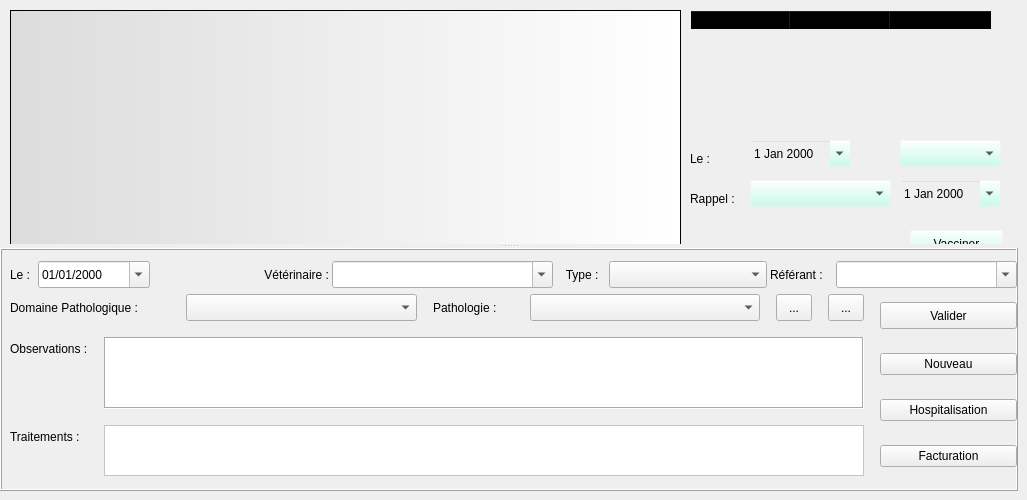
        <widget class="QWidget" name="tab_consulation">
         <attribute name="title">
          <string>Consultation</string>
         </attribute>
         <widget class="QSplitter" name="splitter">
          <property name="geometry">
           <rect>
            <x>0</x>
            <y>0</y>
            <width>1018</width>
            <height>491</height>
           </rect>
          </property>
          <property name="sizePolicy">
           <sizepolicy hsizetype="Preferred" vsizetype="Preferred">
            <horstretch>0</horstretch>
            <verstretch>0</verstretch>
           </sizepolicy>
          </property>
          <property name="maximumSize">
           <size>
            <width>16777215</width>
            <height>16777215</height>
           </size>
          </property>
          <property name="orientation">
           <enum>Qt::Vertical</enum>
          </property>
          <widget class="QFrame" name="frame_med_sup">
           <property name="styleSheet">
            <string notr="true">background-color: rgb(188, 255, 231,0);</string>
           </property>
           <property name="frameShape">
            <enum>QFrame::Box</enum>
           </property>
           <property name="frameShadow">
            <enum>QFrame::Raised</enum>
           </property>
           <widget class="QTableWidget" name="tableWidget_vacciner">
            <property name="geometry">
             <rect>
              <x>690</x>
              <y>10</y>
              <width>311</width>
              <height>121</height>
             </rect>
            </property>
            <property name="rowCount">
             <number>3</number>
            </property>
            <property name="columnCount">
             <number>3</number>
            </property>
            <attribute name="verticalHeaderVisible">
             <bool>false</bool>
            </attribute>
            <row/>
            <row/>
            <row/>
            <column/>
            <column/>
            <column/>
           </widget>
           <widget class="QPushButton" name="button_vacciner">
            <property name="geometry">
             <rect>
              <x>910</x>
              <y>230</y>
              <width>93</width>
              <height>27</height>
             </rect>
            </property>
            <property name="toolTip">
             <string>Ajouter ce vaccin dans le dossier</string>
            </property>
            <property name="text">
             <string>Vacciner</string>
            </property>
           </widget>
           <widget class="QDateEdit" name="dateEdit_vacciner_start">
            <property name="geometry">
             <rect>
              <x>750</x>
              <y>140</y>
              <width>101</width>
              <height>27</height>
             </rect>
            </property>
            <property name="toolTip">
             <string>Date de vaccination</string>
            </property>
            <property name="calendarPopup">
             <bool>true</bool>
            </property>
           </widget>
           <widget class="QDateEdit" name="dateEdit_vacciner_end">
            <property name="geometry">
             <rect>
              <x>900</x>
              <y>180</y>
              <width>101</width>
              <height>27</height>
             </rect>
            </property>
            <property name="toolTip">
             <string>Date de rappel</string>
            </property>
            <property name="calendarPopup">
             <bool>true</bool>
            </property>
           </widget>
           <widget class="QComboBox" name="comboBox_vacciner">
            <property name="geometry">
             <rect>
              <x>900</x>
              <y>140</y>
              <width>101</width>
              <height>27</height>
             </rect>
            </property>
            <property name="toolTip">
             <string>Vaccin</string>
            </property>
           </widget>
           <widget class="QComboBox" name="comboBox_rappel">
            <property name="geometry">
             <rect>
              <x>750</x>
              <y>180</y>
              <width>141</width>
              <height>27</height>
             </rect>
            </property>
            <property name="toolTip">
             <string>Période de rappel</string>
            </property>
           </widget>
           <widget class="QLabel" name="label_2">
            <property name="geometry">
             <rect>
              <x>690</x>
              <y>190</y>
              <width>62</width>
              <height>17</height>
             </rect>
            </property>
            <property name="text">
             <string>Rappel :</string>
            </property>
            <property name="buddy">
             <cstring>comboBox_rappel</cstring>
            </property>
           </widget>
           <widget class="QLabel" name="label_vaccinerStart">
            <property name="geometry">
             <rect>
              <x>690</x>
              <y>150</y>
              <width>31</width>
              <height>17</height>
             </rect>
            </property>
            <property name="text">
             <string>Le :</string>
            </property>
            <property name="buddy">
             <cstring>dateEdit_vacciner_start</cstring>
            </property>
           </widget>
           <widget class="QTextBrowser" name="textBrowser_consultations">
            <property name="geometry">
             <rect>
              <x>10</x>
              <y>10</y>
              <width>671</width>
              <height>401</height>
             </rect>
            </property>
            <property name="styleSheet">
             <string notr="true">background-position: right; background-image:  url(:/newPrefix/images/openvet.png);background-repeat: no-repeat; 
background-color: qlineargradient(spread:pad, x1:0, y1:0, x2:1, y2:0, stop:0 rgba(220, 220, 220, 255), stop:1 rgba(255, 255, 255, 255));</string>
            </property>
           </widget>
          </widget>
          <widget class="QFrame" name="frame_med_inf">
           <property name="sizePolicy">
            <sizepolicy hsizetype="Preferred" vsizetype="Expanding">
             <horstretch>0</horstretch>
             <verstretch>0</verstretch>
            </sizepolicy>
           </property>
           <property name="toolTip">
            <string>Ajouter un commentaire</string>
           </property>
           <property name="styleSheet">
            <string notr="true"/>
           </property>
           <property name="frameShape">
            <enum>QFrame::Box</enum>
           </property>
           <property name="frameShadow">
            <enum>QFrame::Raised</enum>
           </property>
           <widget class="QWidget" name="layoutWidget">
            <property name="geometry">
             <rect>
              <x>10</x>
              <y>10</y>
              <width>1007</width>
              <height>221</height>
             </rect>
            </property>
            <layout class="QVBoxLayout" name="verticalLayout_6">
             <property name="spacing">
              <number>3</number>
             </property>
             <item>
              <layout class="QHBoxLayout" name="horizontalLayout">
               <item>
                <widget class="QLabel" name="label_13">
                 <property name="maximumSize">
                  <size>
                   <width>25</width>
                   <height>16777215</height>
                  </size>
                 </property>
                 <property name="text">
                  <string>Le :</string>
                 </property>
                 <property name="buddy">
                  <cstring>dateEdit_consult</cstring>
                 </property>
                </widget>
               </item>
               <item>
                <widget class="QDateEdit" name="dateEdit_consult">
                 <property name="sizePolicy">
                  <sizepolicy hsizetype="Fixed" vsizetype="Fixed">
                   <horstretch>0</horstretch>
                   <verstretch>0</verstretch>
                  </sizepolicy>
                 </property>
                 <property name="minimumSize">
                  <size>
                   <width>112</width>
                   <height>27</height>
                  </size>
                 </property>
                 <property name="toolTip">
                  <string>Date de consultation</string>
                 </property>
                 <property name="displayFormat">
                  <string>dd/MM/yyyy</string>
                 </property>
                 <property name="calendarPopup">
                  <bool>true</bool>
                 </property>
                </widget>
               </item>
               <item>
                <spacer name="horizontalSpacer">
                 <property name="orientation">
                  <enum>Qt::Horizontal</enum>
                 </property>
                 <property name="sizeType">
                  <enum>QSizePolicy::Fixed</enum>
                 </property>
                 <property name="sizeHint" stdset="0">
                  <size>
                   <width>18</width>
                   <height>20</height>
                  </size>
                 </property>
                </spacer>
               </item>
               <item>
                <widget class="QLabel" name="label">
                 <property name="text">
                  <string>Vétérinaire :</string>
                 </property>
                 <property name="textFormat">
                  <enum>Qt::AutoText</enum>
                 </property>
                 <property name="alignment">
                  <set>Qt::AlignRight|Qt::AlignTrailing|Qt::AlignVCenter</set>
                 </property>
                 <property name="textInteractionFlags">
                  <set>Qt::LinksAccessibleByMouse</set>
                 </property>
                 <property name="buddy">
                  <cstring>comboBox_veterinaire</cstring>
                 </property>
                </widget>
               </item>
               <item>
                <widget class="QComboBox" name="comboBox_veterinaire">
                 <property name="sizePolicy">
                  <sizepolicy hsizetype="Fixed" vsizetype="Fixed">
                   <horstretch>0</horstretch>
                   <verstretch>0</verstretch>
                  </sizepolicy>
                 </property>
                 <property name="minimumSize">
                  <size>
                   <width>221</width>
                   <height>27</height>
                  </size>
                 </property>
                 <property name="toolTip">
                  <string>Vétérinaire consultant</string>
                 </property>
                 <property name="styleSheet">
                  <string notr="true">selection-background-color: rgb(255, 255, 127);</string>
                 </property>
                 <property name="editable">
                  <bool>true</bool>
                 </property>
                 <property name="frame">
                  <bool>true</bool>
                 </property>
                </widget>
               </item>
               <item>
                <widget class="QLabel" name="label_12">
                 <property name="maximumSize">
                  <size>
                   <width>50</width>
                   <height>16777215</height>
                  </size>
                 </property>
                 <property name="text">
                  <string>   Type :</string>
                 </property>
                 <property name="buddy">
                  <cstring>comboBox_consultType</cstring>
                 </property>
                </widget>
               </item>
               <item>
                <widget class="QComboBox" name="comboBox_consultType">
                 <property name="minimumSize">
                  <size>
                   <width>131</width>
                   <height>27</height>
                  </size>
                 </property>
                 <property name="toolTip">
                  <string>Choir le type dominant de la consultation</string>
                 </property>
                 <property name="styleSheet">
                  <string notr="true">selection-background-color: rgb(255, 255, 127);</string>
                 </property>
                </widget>
               </item>
               <item>
                <widget class="QLabel" name="label_Referant">
                 <property name="maximumSize">
                  <size>
                   <width>63</width>
                   <height>16777215</height>
                  </size>
                 </property>
                 <property name="text">
                  <string>Référant :</string>
                 </property>
                 <property name="buddy">
                  <cstring>comboBox_Referant</cstring>
                 </property>
                </widget>
               </item>
               <item>
                <widget class="QComboBox" name="comboBox_Referant">
                 <property name="minimumSize">
                  <size>
                   <width>181</width>
                   <height>27</height>
                  </size>
                 </property>
                 <property name="toolTip">
                  <string>Choisir un vétérinaire référant</string>
                 </property>
                 <property name="styleSheet">
                  <string notr="true">selection-background-color: rgb(255, 255, 127);</string>
                 </property>
                 <property name="editable">
                  <bool>true</bool>
                 </property>
                </widget>
               </item>
              </layout>
             </item>
             <item>
              <layout class="QHBoxLayout" name="horizontalLayout_8">
               <property name="spacing">
                <number>16</number>
               </property>
               <item>
                <layout class="QVBoxLayout" name="verticalLayout_5">
                 <item>
                  <layout class="QHBoxLayout" name="horizontalLayout_7">
                   <item>
                    <widget class="QLabel" name="label_17">
                     <property name="maximumSize">
                      <size>
                       <width>160</width>
                       <height>16777215</height>
                      </size>
                     </property>
                     <property name="text">
                      <string>Domaine Pathologique :</string>
                     </property>
                    </widget>
                   </item>
                   <item>
                    <widget class="QComboBox" name="comboBox_2">
                     <property name="minimumSize">
                      <size>
                       <width>191</width>
                       <height>27</height>
                      </size>
                     </property>
                     <property name="maximumSize">
                      <size>
                       <width>241</width>
                       <height>32</height>
                      </size>
                     </property>
                     <property name="toolTip">
                      <string>Domaine pathologique dominant de la consultation</string>
                     </property>
                     <property name="styleSheet">
                      <string notr="true">selection-background-color: rgb(255, 255, 127);</string>
                     </property>
                    </widget>
                   </item>
                   <item>
                    <widget class="QLabel" name="label_16">
                     <property name="minimumSize">
                      <size>
                       <width>81</width>
                       <height>0</height>
                      </size>
                     </property>
                     <property name="maximumSize">
                      <size>
                       <width>81</width>
                       <height>16777215</height>
                      </size>
                     </property>
                     <property name="text">
                      <string>Pathologie :</string>
                     </property>
                    </widget>
                   </item>
                   <item>
                    <widget class="QComboBox" name="comboBox">
                     <property name="minimumSize">
                      <size>
                       <width>221</width>
                       <height>27</height>
                      </size>
                     </property>
                     <property name="maximumSize">
                      <size>
                       <width>261</width>
                       <height>32</height>
                      </size>
                     </property>
                     <property name="toolTip">
                      <string>Choisir une Pathologie Dominante pour cette Consultation</string>
                     </property>
                     <property name="styleSheet">
                      <string notr="true">selection-background-color: rgb(255, 255, 127);</string>
                     </property>
                    </widget>
                   </item>
                   <item>
                    <widget class="QToolButton" name="toolButton_Pathologie">
                     <property name="minimumSize">
                      <size>
                       <width>27</width>
                       <height>27</height>
                      </size>
                     </property>
                     <property name="maximumSize">
                      <size>
                       <width>36</width>
                       <height>16777215</height>
                      </size>
                     </property>
                     <property name="toolTip">
                      <string>Ouvre un plan thérapeutique</string>
                     </property>
                     <property name="text">
                      <string>...</string>
                     </property>
                     <property name="icon">
                      <iconset resource="resources.qrc">
                       <normaloff>:/newPrefix/images/pathologie.png</normaloff>:/newPrefix/images/pathologie.png</iconset>
                     </property>
                     <property name="iconSize">
                      <size>
                       <width>36</width>
                       <height>36</height>
                      </size>
                     </property>
                    </widget>
                   </item>
                   <item>
                    <widget class="QToolButton" name="toolButton_comment">
                     <property name="minimumSize">
                      <size>
                       <width>27</width>
                       <height>27</height>
                      </size>
                     </property>
                     <property name="maximumSize">
                      <size>
                       <width>36</width>
                       <height>16777215</height>
                      </size>
                     </property>
                     <property name="text">
                      <string>...</string>
                     </property>
                     <property name="icon">
                      <iconset resource="resources.qrc">
                       <normaloff>:/newPrefix/images/info.png</normaloff>:/newPrefix/images/info.png</iconset>
                     </property>
                     <property name="iconSize">
                      <size>
                       <width>48</width>
                       <height>48</height>
                      </size>
                     </property>
                    </widget>
                   </item>
                  </layout>
                 </item>
                 <item>
                  <layout class="QFormLayout" name="formLayout">
                   <item row="0" column="0">
                    <widget class="QLabel" name="label_14">
                     <property name="text">
                      <string>Observations :</string>
                     </property>
                    </widget>
                   </item>
                   <item row="0" column="1">
                    <widget class="QTextEdit" name="textEdit_consultObs">
                     <property name="sizePolicy">
                      <sizepolicy hsizetype="Preferred" vsizetype="Preferred">
                       <horstretch>0</horstretch>
                       <verstretch>0</verstretch>
                      </sizepolicy>
                     </property>
                     <property name="minimumSize">
                      <size>
                       <width>760</width>
                       <height>0</height>
                      </size>
                     </property>
                     <property name="maximumSize">
                      <size>
                       <width>16777215</width>
                       <height>111</height>
                      </size>
                     </property>
                     <property name="toolTip">
                      <string>Insérer les observations cliniques</string>
                     </property>
                     <property name="styleSheet">
                      <string notr="true">background-color: rgb(255, 255, 255);</string>
                     </property>
                     <property name="frameShape">
                      <enum>QFrame::Box</enum>
                     </property>
                     <property name="frameShadow">
                      <enum>QFrame::Sunken</enum>
                     </property>
                    </widget>
                   </item>
                   <item row="1" column="0">
                    <widget class="QLabel" name="label_15">
                     <property name="text">
                      <string>Traitements :</string>
                     </property>
                    </widget>
                   </item>
                   <item row="1" column="1">
                    <widget class="QTextEdit" name="textEdit_consultTrait">
                     <property name="sizePolicy">
                      <sizepolicy hsizetype="Fixed" vsizetype="Fixed">
                       <horstretch>0</horstretch>
                       <verstretch>0</verstretch>
                      </sizepolicy>
                     </property>
                     <property name="minimumSize">
                      <size>
                       <width>760</width>
                       <height>0</height>
                      </size>
                     </property>
                     <property name="maximumSize">
                      <size>
                       <width>16777215</width>
                       <height>51</height>
                      </size>
                     </property>
                     <property name="toolTip">
                      <string>Inserez les traitements</string>
                     </property>
                     <property name="styleSheet">
                      <string notr="true">background-color: rgb(255, 255, 255);</string>
                     </property>
                    </widget>
                   </item>
                  </layout>
                 </item>
                </layout>
               </item>
               <item>
                <layout class="QVBoxLayout" name="verticalLayout">
                 <item>
                  <widget class="QPushButton" name="pushButton_valider">
                   <property name="minimumSize">
                    <size>
                     <width>0</width>
                     <height>27</height>
                    </size>
                   </property>
                   <property name="toolTip">
                    <string>Enregistrer cette consultation</string>
                   </property>
                   <property name="text">
                    <string>Valider</string>
                   </property>
                  </widget>
                 </item>
                 <item>
                  <widget class="QPushButton" name="pushButton_Nouveau">
                   <property name="toolTip">
                    <string>Nouvelle Consultation</string>
                   </property>
                   <property name="text">
                    <string>Nouveau</string>
                   </property>
                  </widget>
                 </item>
                 <item>
                  <widget class="QPushButton" name="pushButton_Hospit">
                   <property name="toolTip">
                    <string>Imprimer la fiche d'hospitalisation</string>
                   </property>
                   <property name="text">
                    <string>Hospitalisation</string>
                   </property>
                  </widget>
                 </item>
                 <item>
                  <widget class="QPushButton" name="pushButton_Facturation">
                   <property name="toolTip">
                    <string>Basculer en facturation</string>
                   </property>
                   <property name="text">
                    <string>Facturation</string>
                   </property>
                  </widget>
                 </item>
                </layout>
               </item>
              </layout>
             </item>
            </layout>
           </widget>
          </widget>
         </widget>
        </widget>
